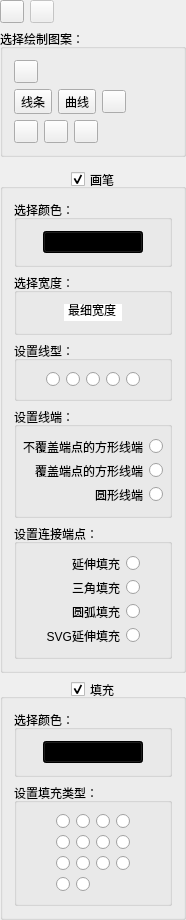
<?xml version="1.0" encoding="UTF-8"?>
<ui version="4.0">
 <class>TGraffitiProcessViewWidgetClass</class>
 <widget class="TProcessViewWidgetAbstract" name="TGraffitiProcessViewWidgetClass">
  <property name="geometry">
   <rect>
    <x>0</x>
    <y>0</y>
    <width>178</width>
    <height>834</height>
   </rect>
  </property>
  <property name="windowTitle">
   <string>TGraffitiProcessViewWidget</string>
  </property>
  <property name="styleSheet">
   <string notr="true"/>
  </property>
  <layout class="QVBoxLayout" name="verticalLayout_4">
   <property name="leftMargin">
    <number>0</number>
   </property>
   <property name="topMargin">
    <number>0</number>
   </property>
   <property name="rightMargin">
    <number>0</number>
   </property>
   <property name="bottomMargin">
    <number>0</number>
   </property>
   <item>
    <widget class="QWidget" name="widget" native="true">
     <layout class="QHBoxLayout" name="horizontalLayout_4">
      <property name="leftMargin">
       <number>0</number>
      </property>
      <property name="topMargin">
       <number>0</number>
      </property>
      <property name="rightMargin">
       <number>0</number>
      </property>
      <property name="bottomMargin">
       <number>0</number>
      </property>
      <item>
       <widget class="QToolButton" name="undoButton"/>
      </item>
      <item>
       <widget class="QToolButton" name="redoButton">
        <property name="enabled">
         <bool>false</bool>
        </property>
       </widget>
      </item>
      <item>
       <spacer name="horizontalSpacer_7">
        <property name="orientation">
         <enum>Qt::Orientation::Horizontal</enum>
        </property>
        <property name="sizeHint" stdset="0">
         <size>
          <width>40</width>
          <height>20</height>
         </size>
        </property>
       </spacer>
      </item>
     </layout>
    </widget>
   </item>
   <item>
    <widget class="QGroupBox" name="toolButtonGroupBox">
     <property name="title">
      <string>选择绘制图案：</string>
     </property>
     <layout class="QVBoxLayout" name="verticalLayout_7">
      <item>
       <widget class="QToolButton" name="noGraffiti">
        <property name="icon">
         <iconset resource="processview.qrc">
          <normaloff>:/ProcessView/images/icons/MingcuteHandGrabFill.svg</normaloff>:/ProcessView/images/icons/MingcuteHandGrabFill.svg</iconset>
        </property>
       </widget>
      </item>
      <item>
       <layout class="QHBoxLayout" name="horizontalLayout">
        <item>
         <widget class="QToolButton" name="lineGraffiti">
          <property name="text">
           <string>线条</string>
          </property>
          <property name="icon">
           <iconset resource="processview.qrc">
            <normaloff>:/ProcessView/images/icons/PepiconsPopLineSlantDown.svg</normaloff>:/ProcessView/images/icons/PepiconsPopLineSlantDown.svg</iconset>
          </property>
         </widget>
        </item>
        <item>
         <widget class="QToolButton" name="polylinesGraffiti">
          <property name="text">
           <string>曲线</string>
          </property>
          <property name="icon">
           <iconset resource="processview.qrc">
            <normaloff>:/ProcessView/images/icons/MaterialSymbolsLineCurveRounded.svg</normaloff>:/ProcessView/images/icons/MaterialSymbolsLineCurveRounded.svg</iconset>
          </property>
         </widget>
        </item>
        <item>
         <widget class="QToolButton" name="eraserGraffiti">
          <property name="icon">
           <iconset resource="processview.qrc">
            <normaloff>:/ProcessView/images/icons/SolarEraserLineDuotone.svg</normaloff>:/ProcessView/images/icons/SolarEraserLineDuotone.svg</iconset>
          </property>
         </widget>
        </item>
        <item>
         <widget class="QWidget" name="widget_2" native="true"/>
        </item>
       </layout>
      </item>
      <item>
       <layout class="QHBoxLayout" name="horizontalLayout_2">
        <item>
         <widget class="QToolButton" name="rectGraffiti">
          <property name="icon">
           <iconset resource="processview.qrc">
            <normaloff>:/ProcessView/images/icons/TablerRectangle.svg</normaloff>:/ProcessView/images/icons/TablerRectangle.svg</iconset>
          </property>
         </widget>
        </item>
        <item>
         <widget class="QToolButton" name="ellipseGraffiti">
          <property name="icon">
           <iconset resource="processview.qrc">
            <normaloff>:/ProcessView/images/icons/MdiEllipseOutline.svg</normaloff>:/ProcessView/images/icons/MdiEllipseOutline.svg</iconset>
          </property>
         </widget>
        </item>
        <item>
         <widget class="QToolButton" name="textGraffiti">
          <property name="icon">
           <iconset resource="processview.qrc">
            <normaloff>:/ProcessView/images/icons/TdesignTextbox.svg</normaloff>:/ProcessView/images/icons/TdesignTextbox.svg</iconset>
          </property>
         </widget>
        </item>
        <item>
         <widget class="QWidget" name="widget_7" native="true"/>
        </item>
       </layout>
      </item>
     </layout>
    </widget>
   </item>
   <item>
    <widget class="TListProcessViewWidget" name="additionList" native="true"/>
   </item>
   <item>
    <widget class="QGroupBox" name="penGroupBox">
     <property name="title">
      <string>画笔</string>
     </property>
     <property name="alignment">
      <set>Qt::AlignmentFlag::AlignCenter</set>
     </property>
     <property name="checkable">
      <bool>true</bool>
     </property>
     <layout class="QVBoxLayout" name="verticalLayout_2">
      <property name="leftMargin">
       <number>0</number>
      </property>
      <property name="topMargin">
       <number>0</number>
      </property>
      <property name="rightMargin">
       <number>0</number>
      </property>
      <property name="bottomMargin">
       <number>0</number>
      </property>
      <item>
       <widget class="QWidget" name="penWidget" native="true">
        <layout class="QVBoxLayout" name="verticalLayout">
         <item>
          <widget class="QGroupBox" name="penColorGroupBox">
           <property name="title">
            <string>选择颜色：</string>
           </property>
           <property name="flat">
            <bool>true</bool>
           </property>
           <layout class="QHBoxLayout" name="horizontalLayout_9" stretch="1,0,1">
            <property name="leftMargin">
             <number>0</number>
            </property>
            <property name="rightMargin">
             <number>0</number>
            </property>
            <item>
             <widget class="QWidget" name="widget_17" native="true"/>
            </item>
            <item>
             <widget class="QPushButton" name="penColorButton">
              <property name="styleSheet">
               <string notr="true">background-color: rgba(0, 0, 0, 255);</string>
              </property>
              <property name="text">
               <string>rgba(0, 0, 0, 255)</string>
              </property>
             </widget>
            </item>
            <item>
             <widget class="QWidget" name="widget_18" native="true"/>
            </item>
           </layout>
          </widget>
         </item>
         <item>
          <widget class="QGroupBox" name="penWidthGroupBox">
           <property name="title">
            <string>选择宽度：</string>
           </property>
           <property name="flat">
            <bool>true</bool>
           </property>
           <layout class="QHBoxLayout" name="horizontalLayout_12" stretch="1,0,1">
            <property name="leftMargin">
             <number>0</number>
            </property>
            <property name="rightMargin">
             <number>0</number>
            </property>
            <item>
             <widget class="QWidget" name="widget_23" native="true"/>
            </item>
            <item>
             <widget class="QDoubleSpinBox" name="penWidthSpinBox">
              <property name="frame">
               <bool>false</bool>
              </property>
              <property name="alignment">
               <set>Qt::AlignmentFlag::AlignCenter</set>
              </property>
              <property name="buttonSymbols">
               <enum>QAbstractSpinBox::ButtonSymbols::NoButtons</enum>
              </property>
              <property name="specialValueText">
               <string>最细宽度</string>
              </property>
              <property name="suffix">
               <string> px</string>
              </property>
              <property name="maximum">
               <double>100.000000000000000</double>
              </property>
              <property name="singleStep">
               <double>0.010000000000000</double>
              </property>
             </widget>
            </item>
            <item>
             <widget class="QWidget" name="widget_24" native="true"/>
            </item>
           </layout>
          </widget>
         </item>
         <item>
          <widget class="QGroupBox" name="penStyleGroupBox">
           <property name="title">
            <string>设置线型：</string>
           </property>
           <property name="flat">
            <bool>true</bool>
           </property>
           <layout class="QHBoxLayout" name="horizontalLayout_11" stretch="1,0,0,0,0,0,1">
            <property name="leftMargin">
             <number>0</number>
            </property>
            <property name="rightMargin">
             <number>0</number>
            </property>
            <item>
             <widget class="QWidget" name="widget_21" native="true"/>
            </item>
            <item>
             <widget class="QRadioButton" name="SolidLine"/>
            </item>
            <item>
             <widget class="QRadioButton" name="DashLine"/>
            </item>
            <item>
             <widget class="QRadioButton" name="DotLine"/>
            </item>
            <item>
             <widget class="QRadioButton" name="DashDotLine"/>
            </item>
            <item>
             <widget class="QRadioButton" name="DashDotDotLine"/>
            </item>
            <item>
             <widget class="QWidget" name="widget_22" native="true"/>
            </item>
           </layout>
          </widget>
         </item>
         <item>
          <widget class="QGroupBox" name="penCapStyleGroupBox">
           <property name="title">
            <string>设置线端：</string>
           </property>
           <property name="flat">
            <bool>true</bool>
           </property>
           <layout class="QHBoxLayout" name="horizontalLayout_10" stretch="1,0,1">
            <property name="leftMargin">
             <number>0</number>
            </property>
            <property name="rightMargin">
             <number>0</number>
            </property>
            <item>
             <widget class="QWidget" name="widget_19" native="true"/>
            </item>
            <item>
             <layout class="QGridLayout" name="gridLayout_5">
              <item row="1" column="1">
               <widget class="QRadioButton" name="SquareCap"/>
              </item>
              <item row="0" column="0">
               <widget class="QLabel" name="label_8">
                <property name="text">
                 <string>不覆盖端点的方形线端</string>
                </property>
                <property name="alignment">
                 <set>Qt::AlignmentFlag::AlignRight|Qt::AlignmentFlag::AlignTrailing|Qt::AlignmentFlag::AlignVCenter</set>
                </property>
               </widget>
              </item>
              <item row="2" column="0">
               <widget class="QLabel" name="label_9">
                <property name="text">
                 <string>圆形线端</string>
                </property>
                <property name="alignment">
                 <set>Qt::AlignmentFlag::AlignRight|Qt::AlignmentFlag::AlignTrailing|Qt::AlignmentFlag::AlignVCenter</set>
                </property>
               </widget>
              </item>
              <item row="2" column="1">
               <widget class="QRadioButton" name="RoundCap"/>
              </item>
              <item row="0" column="1">
               <widget class="QRadioButton" name="FlatCap"/>
              </item>
              <item row="1" column="0">
               <widget class="QLabel" name="label_10">
                <property name="text">
                 <string>覆盖端点的方形线端</string>
                </property>
                <property name="alignment">
                 <set>Qt::AlignmentFlag::AlignRight|Qt::AlignmentFlag::AlignTrailing|Qt::AlignmentFlag::AlignVCenter</set>
                </property>
               </widget>
              </item>
             </layout>
            </item>
            <item>
             <widget class="QWidget" name="widget_20" native="true"/>
            </item>
           </layout>
          </widget>
         </item>
         <item>
          <widget class="QGroupBox" name="penJoinStyleGroupBox">
           <property name="title">
            <string>设置连接端点：</string>
           </property>
           <property name="flat">
            <bool>true</bool>
           </property>
           <layout class="QHBoxLayout" name="horizontalLayout_13" stretch="1,0,1">
            <property name="leftMargin">
             <number>0</number>
            </property>
            <property name="rightMargin">
             <number>0</number>
            </property>
            <item>
             <widget class="QWidget" name="widget_25" native="true"/>
            </item>
            <item>
             <layout class="QGridLayout" name="gridLayout_6">
              <item row="2" column="1">
               <widget class="QRadioButton" name="RoundJoin"/>
              </item>
              <item row="1" column="1">
               <widget class="QRadioButton" name="BevelJoin"/>
              </item>
              <item row="3" column="1">
               <widget class="QRadioButton" name="SvgMiterJoin"/>
              </item>
              <item row="0" column="1">
               <widget class="QRadioButton" name="MiterJoin"/>
              </item>
              <item row="0" column="0">
               <widget class="QLabel" name="label_11">
                <property name="text">
                 <string>延伸填充</string>
                </property>
                <property name="alignment">
                 <set>Qt::AlignmentFlag::AlignRight|Qt::AlignmentFlag::AlignTrailing|Qt::AlignmentFlag::AlignVCenter</set>
                </property>
               </widget>
              </item>
              <item row="1" column="0">
               <widget class="QLabel" name="label_12">
                <property name="text">
                 <string>三角填充</string>
                </property>
                <property name="alignment">
                 <set>Qt::AlignmentFlag::AlignRight|Qt::AlignmentFlag::AlignTrailing|Qt::AlignmentFlag::AlignVCenter</set>
                </property>
               </widget>
              </item>
              <item row="2" column="0">
               <widget class="QLabel" name="label_13">
                <property name="text">
                 <string>圆弧填充</string>
                </property>
                <property name="alignment">
                 <set>Qt::AlignmentFlag::AlignRight|Qt::AlignmentFlag::AlignTrailing|Qt::AlignmentFlag::AlignVCenter</set>
                </property>
               </widget>
              </item>
              <item row="3" column="0">
               <widget class="QLabel" name="label_14">
                <property name="text">
                 <string>SVG延伸填充</string>
                </property>
                <property name="alignment">
                 <set>Qt::AlignmentFlag::AlignRight|Qt::AlignmentFlag::AlignTrailing|Qt::AlignmentFlag::AlignVCenter</set>
                </property>
               </widget>
              </item>
             </layout>
            </item>
            <item>
             <widget class="QWidget" name="widget_26" native="true"/>
            </item>
           </layout>
          </widget>
         </item>
        </layout>
       </widget>
      </item>
     </layout>
    </widget>
   </item>
   <item>
    <widget class="QGroupBox" name="brushGroupBox">
     <property name="title">
      <string>填充</string>
     </property>
     <property name="alignment">
      <set>Qt::AlignmentFlag::AlignCenter</set>
     </property>
     <property name="checkable">
      <bool>true</bool>
     </property>
     <layout class="QVBoxLayout" name="verticalLayout_3">
      <property name="leftMargin">
       <number>0</number>
      </property>
      <property name="topMargin">
       <number>0</number>
      </property>
      <property name="rightMargin">
       <number>0</number>
      </property>
      <property name="bottomMargin">
       <number>0</number>
      </property>
      <item>
       <widget class="QWidget" name="brushWidget" native="true">
        <layout class="QVBoxLayout" name="verticalLayout_5">
         <item>
          <widget class="QGroupBox" name="brushColorGroupBox">
           <property name="title">
            <string>选择颜色：</string>
           </property>
           <property name="flat">
            <bool>true</bool>
           </property>
           <layout class="QHBoxLayout" name="horizontalLayout_3" stretch="1,0,1">
            <property name="leftMargin">
             <number>0</number>
            </property>
            <property name="rightMargin">
             <number>0</number>
            </property>
            <item>
             <widget class="QWidget" name="widget_5" native="true"/>
            </item>
            <item>
             <widget class="QPushButton" name="brushColorButton">
              <property name="styleSheet">
               <string notr="true">background-color: rgba(0, 0, 0, 255);</string>
              </property>
              <property name="text">
               <string>rgba(0, 0, 0, 255)</string>
              </property>
             </widget>
            </item>
            <item>
             <widget class="QWidget" name="widget_6" native="true"/>
            </item>
           </layout>
          </widget>
         </item>
         <item>
          <widget class="QGroupBox" name="brushStyleGroupBox">
           <property name="title">
            <string>设置填充类型：</string>
           </property>
           <property name="flat">
            <bool>true</bool>
           </property>
           <layout class="QHBoxLayout" name="horizontalLayout_8" stretch="1,0,1">
            <item>
             <widget class="QWidget" name="widget_3" native="true"/>
            </item>
            <item>
             <layout class="QGridLayout" name="gridLayout_4">
              <item row="0" column="0">
               <widget class="QRadioButton" name="SolidPattern"/>
              </item>
              <item row="0" column="1">
               <widget class="QRadioButton" name="Dense1Pattern"/>
              </item>
              <item row="0" column="2">
               <widget class="QRadioButton" name="Dense2Pattern"/>
              </item>
              <item row="0" column="3">
               <widget class="QRadioButton" name="Dense3Pattern"/>
              </item>
              <item row="1" column="0">
               <widget class="QRadioButton" name="Dense4Pattern"/>
              </item>
              <item row="1" column="1">
               <widget class="QRadioButton" name="Dense5Pattern"/>
              </item>
              <item row="1" column="2">
               <widget class="QRadioButton" name="Dense6Pattern"/>
              </item>
              <item row="1" column="3">
               <widget class="QRadioButton" name="Dense7Pattern"/>
              </item>
              <item row="2" column="0">
               <widget class="QRadioButton" name="HorPattern"/>
              </item>
              <item row="2" column="1">
               <widget class="QRadioButton" name="VerPattern"/>
              </item>
              <item row="2" column="2">
               <widget class="QRadioButton" name="CrossPattern"/>
              </item>
              <item row="2" column="3">
               <widget class="QRadioButton" name="BDiagPattern"/>
              </item>
              <item row="3" column="0">
               <widget class="QRadioButton" name="FDiagPattern"/>
              </item>
              <item row="3" column="1">
               <widget class="QRadioButton" name="DiagCrossPattern"/>
              </item>
             </layout>
            </item>
            <item>
             <widget class="QWidget" name="widget_4" native="true"/>
            </item>
           </layout>
          </widget>
         </item>
        </layout>
       </widget>
      </item>
     </layout>
    </widget>
   </item>
  </layout>
  <action name="undo">
   <property name="enabled">
    <bool>false</bool>
   </property>
   <property name="icon">
    <iconset resource="processview.qrc">
     <normaloff>:/ProcessView/images/icons/MaterialSymbolsUndo.svg</normaloff>:/ProcessView/images/icons/MaterialSymbolsUndo.svg</iconset>
   </property>
   <property name="text">
    <string>撤销</string>
   </property>
   <property name="shortcut">
    <string>Ctrl+Z</string>
   </property>
   <property name="menuRole">
    <enum>QAction::MenuRole::NoRole</enum>
   </property>
  </action>
  <action name="redo">
   <property name="enabled">
    <bool>false</bool>
   </property>
   <property name="icon">
    <iconset resource="processview.qrc">
     <normaloff>:/ProcessView/images/icons/MaterialSymbolsRedo.svg</normaloff>:/ProcessView/images/icons/MaterialSymbolsRedo.svg</iconset>
   </property>
   <property name="text">
    <string>重做</string>
   </property>
   <property name="shortcut">
    <string>Ctrl+Y</string>
   </property>
   <property name="menuRole">
    <enum>QAction::MenuRole::NoRole</enum>
   </property>
  </action>
 </widget>
 <layoutdefault spacing="6" margin="11"/>
 <customwidgets>
  <customwidget>
   <class>TProcessViewWidgetAbstract</class>
   <extends>QWidget</extends>
   <header>tprocessviewwidgetabstract.h</header>
   <container>1</container>
  </customwidget>
  <customwidget>
   <class>TListProcessViewWidget</class>
   <extends>QWidget</extends>
   <header>tlistprocessviewwidget.h</header>
   <container>1</container>
  </customwidget>
 </customwidgets>
 <resources>
  <include location="processview.qrc"/>
 </resources>
 <connections/>
</ui>
